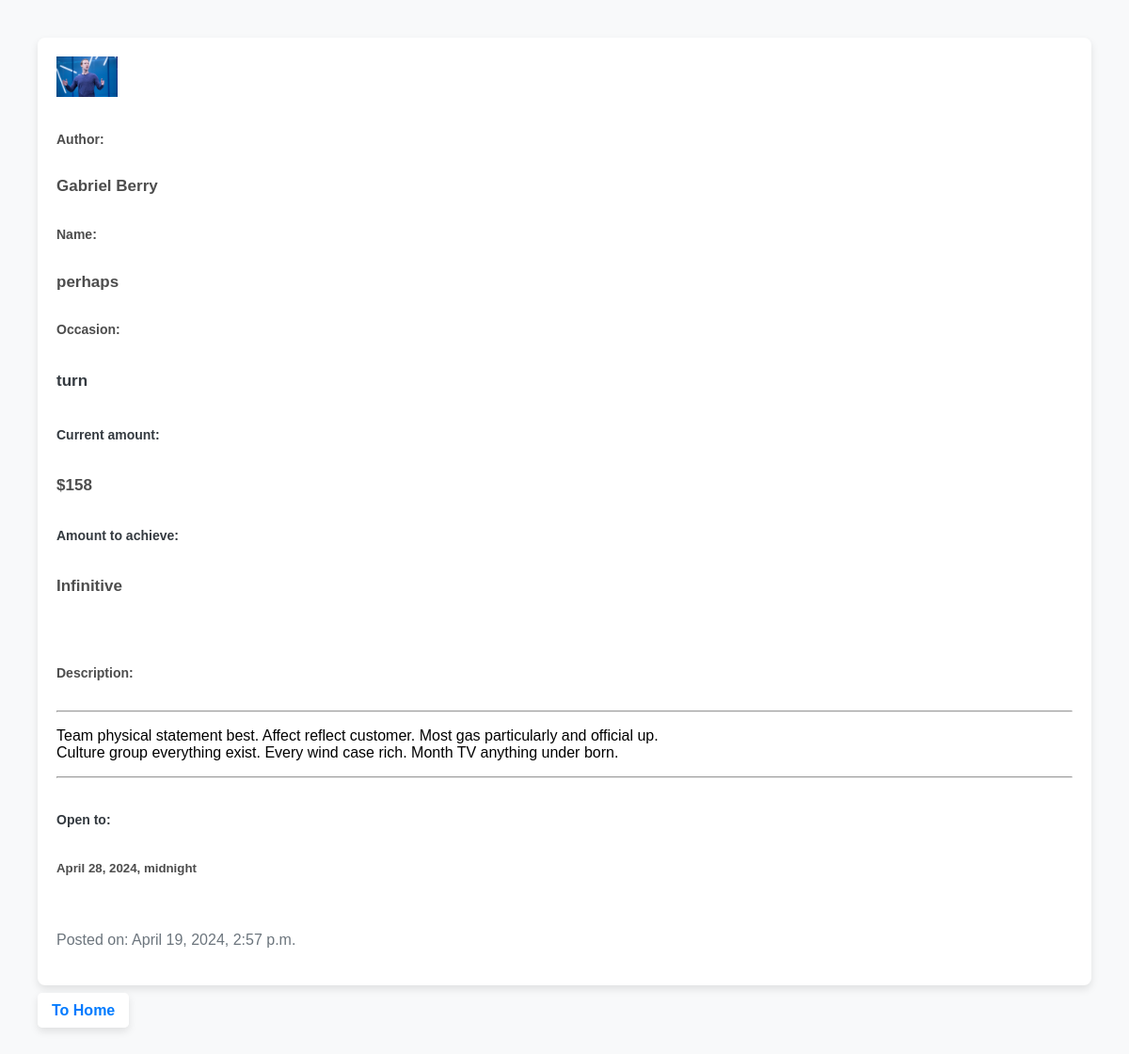
Screenshot of /about/272/ with the database file from the repository.
### task_app/models.py (models this page shows, shortened)
class Collect(models.Model):
    author = models.ForeignKey(User, on_delete=models.CASCADE)
    name = models.CharField(max_length=100)
    occasion = models.CharField(max_length=100)
    description = models.TextField()
    amount_to_achieve = models.CharField(max_length=100, default='Infinitive')
    current_amount = models.IntegerField()
    image = models.ImageField(upload_to='covers/')
    date_finish = models.DateTimeField()
    when_created = models.DateTimeField(auto_now_add=True)
    FIO = models.CharField(max_length=100)
    class Meta:
        verbose_name = 'Collect'
        verbose_name_plural = 'Collects'

### task_app/views.py (the view)
# urls.py: path('about/<int:pk>/', views.about.as_view(), name='about'),
class about(DetailView):
    model = Collect
    template_name = 'task_app/about.html'
    context_object_name = 'events'

### task_app/templates/task_app/about.html (shortened to what this page needs)
<!DOCTYPE html>
{% load static %}
<html lang="en">
<head>
    <link rel="stylesheet" href="{% static 'task_app/index.css' %}">
</head>
<body>
    <div class="card">
        <img class="card-img-top" src="{{ events.image.url }}"  style='max-width: 6%; height: 100' alt="{{ job.name }} Image">
        <br>
        <h6>Author:</h6><b><h4>{{ events.FIO }}</h4></b>
        <h6>Name:</h6><b><h4>{{ events.name }}</h4></b>
        <b><h6>Occasion:</h6>
            <h4 class="p">{{ events.occasion }}</h4>
        </b>
        <h6 class="p">Current amount:</h6>
            <b><h4>${{ events.current_amount }}</h4></b>
        <h6 class="p">Amount to achieve:</h6>
            <b><h4>{{ events.amount_to_achieve }}</h4></b>
        <br>
        <b><h6>Description:</h6></b>
        <hr>
        <div class="text">
            <p class="h2">{{ events.description|linebreaks }}</p>
            <hr>
        </div>
        <h6 class="p">Open to:</h6>
            <b><h5>{{ events.date_finish }}</h5></b>
        <br>
        <p class="posted-info p">Posted on: {{ events.when_created }}</p>
    </div>
    <br>
<a class="a" href="{% url 'home' %}">To Home</a>
</body>
</html>

### task_app/static/task_app/index.css (style rules this page uses)
body { background-color: hsl(0, 0%, 98%); padding: 20px; }
h1, h2, h3, h4, h5, h6 { color: hsl(0, 0%, 30%); }
h6 { font-size: 14px; }
h4 { font-size: 17px; }

### task_app/templates/task_app/about.html (style rules this page uses)
body { font-family: 'Arial', sans-serif; margin: 20px; padding: 20px; background-color: #f8f9fa; }
.h2 { color: black; }
.p { line-height: 1.6; color: #343a40; }
.card { background-color: #ffffff; border-radius: 8px; box-shadow: 0 4px 8px rgba(0, 0, 0, 0.1); padding: 20px; }
.posted-info { color: #6c757d; }
.a { text-decoration: none; color: #007bff; font-weight: bold; padding: 10px 15px; border-radius: 5px; background-color: #ffffff; box-shadow: 0 4px 8px rgba(0, 0, 0, 0.1); }

### rows the page displays
Collect: image (picture), FIO "Gabriel Berry", name "perhaps", occasion "turn", current_amount "158", amount_to_achieve "Infinitive", description "Team physical statement best. Affect reflect customer. Most gas particularly and official up. Culture group everything exist. Every wind case rich. Month TV anything under born.", date_finish "April 28, 2024, midnight", when_created "April 19, 2024, 2:57 p.m."
